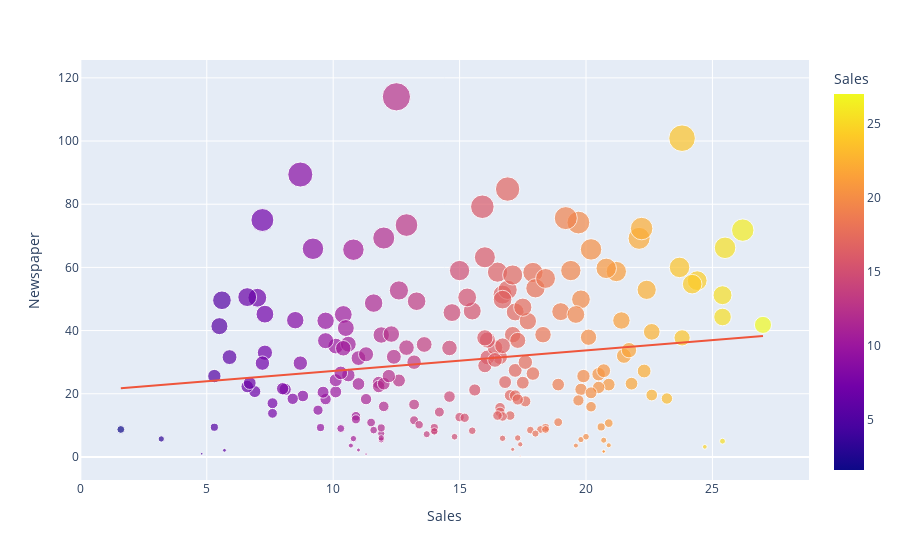

Write notebook code for a chart like this one.
### Code cell
import plotly.express as px
fig = px.scatter(data,x = "Sales",y = "Newspaper",size = "Newspaper",color = 'Sales',trendline = "ols")
fig.show()

### Figure 1 — Plotly figure (JSON) as saved in the notebook; plotly's stock layout.template omitted (floating-point values rounded to 4 significant figures; data arrays with more than 128 entries replaced by an {"elided": "..."} marker saying what was removed)
{"data": [{"hovertemplate": "Sales=%{marker.color}<br>Newspaper=%{marker.size}<extra></extra>", "legendgroup": "", "marker": {"color": {"elided": "200 float values"}, "coloraxis": "coloraxis", "size": {"elided": "200 float values"}, "sizemode": "area", "sizeref": 0.285, "symbol": "circle"}, "mode": "markers", "name": "", "orientation": "v", "showlegend": false, "type": "scatter", "x": {"elided": "200 float values"}, "xaxis": "x", "y": {"elided": "200 float values"}, "yaxis": "y"}, {"hovertemplate": "<b>OLS trendline</b><br>Newspaper = 0.651064 * Sales + 20.7031<br>R<sup>2</sup>=0.024951<br><br>Sales=%{x}<br>Newspaper=%{y} <b>(trend)</b><extra></extra>", "legendgroup": "", "marker": {"symbol": "circle"}, "mode": "lines", "name": "", "showlegend": false, "type": "scatter", "x": {"elided": "200 float values"}, "xaxis": "x", "y": {"elided": "200 float values"}, "yaxis": "y"}], "layout": {"autosize": true, "coloraxis": {"colorbar": {"title": {"text": "Sales"}}, "colorscale": [[0, "#0d0887"], [0.1111, "#46039f"], [0.2222, "#7201a8"], [0.3333, "#9c179e"], [0.4444, "#bd3786"], [0.5556, "#d8576b"], [0.6667, "#ed7953"], [0.7778, "#fb9f3a"], [0.8889, "#fdca26"], [1, "#f0f921"]]}, "legend": {"itemsizing": "constant", "tracegroupgap": 0}, "margin": {"t": 60}, "xaxis": {"anchor": "y", "autorange": true, "domain": [0, 1], "range": [0.02003, 28.75], "title": {"text": "Sales"}, "type": "linear"}, "yaxis": {"anchor": "x", "autorange": true, "domain": [0, 1], "range": [-8.583, 131.0], "title": {"text": "Newspaper"}, "type": "linear"}}}
